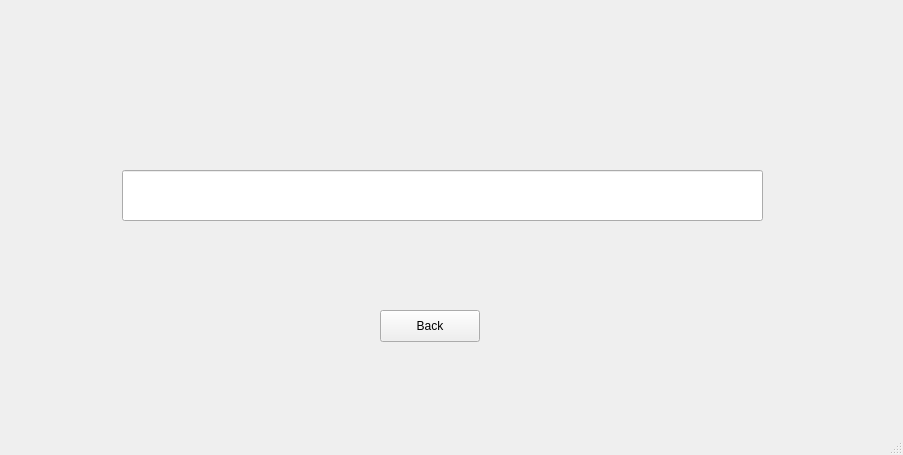
<?xml version="1.0" encoding="UTF-8"?>
<ui version="4.0">
 <class>IPWindow</class>
 <widget class="QMainWindow" name="IPWindow">
  <property name="geometry">
   <rect>
    <x>0</x>
    <y>0</y>
    <width>903</width>
    <height>455</height>
   </rect>
  </property>
  <property name="windowTitle">
   <string>MainWindow</string>
  </property>
  <widget class="QWidget" name="centralwidget">
   <widget class="QLineEdit" name="lineEdit">
    <property name="geometry">
     <rect>
      <x>122</x>
      <y>170</y>
      <width>641</width>
      <height>51</height>
     </rect>
    </property>
   </widget>
   <widget class="QLabel" name="label">
    <property name="geometry">
     <rect>
      <x>380</x>
      <y>80</y>
      <width>351</width>
      <height>61</height>
     </rect>
    </property>
    <property name="font">
     <font>
      <pointsize>15</pointsize>
     </font>
    </property>
    <property name="text">
     <string/>
    </property>
   </widget>
   <widget class="QPushButton" name="exitButton">
    <property name="geometry">
     <rect>
      <x>380</x>
      <y>310</y>
      <width>100</width>
      <height>32</height>
     </rect>
    </property>
    <property name="text">
     <string>Back</string>
    </property>
   </widget>
  </widget>
  <widget class="QMenuBar" name="menubar">
   <property name="geometry">
    <rect>
     <x>0</x>
     <y>0</y>
     <width>903</width>
     <height>24</height>
    </rect>
   </property>
  </widget>
  <widget class="QStatusBar" name="statusbar"/>
 </widget>
 <resources/>
 <connections/>
</ui>
